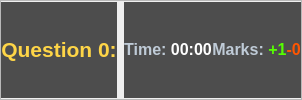
                 <widget class="QFrame" name="frame_12">
                  <property name="sizePolicy">
                   <sizepolicy hsizetype="Preferred" vsizetype="Preferred">
                    <horstretch>0</horstretch>
                    <verstretch>2</verstretch>
                   </sizepolicy>
                  </property>
                  <property name="frameShape">
                   <enum>QFrame::StyledPanel</enum>
                  </property>
                  <property name="frameShadow">
                   <enum>QFrame::Raised</enum>
                  </property>
                  <layout class="QHBoxLayout" name="horizontalLayout_7">
                   <property name="spacing">
                    <number>0</number>
                   </property>
                   <property name="leftMargin">
                    <number>0</number>
                   </property>
                   <property name="topMargin">
                    <number>1</number>
                   </property>
                   <property name="rightMargin">
                    <number>0</number>
                   </property>
                   <property name="bottomMargin">
                    <number>1</number>
                   </property>
                   <item>
                    <widget class="QLabel" name="label_9">
                     <property name="sizePolicy">
                      <sizepolicy hsizetype="Preferred" vsizetype="Expanding">
                       <horstretch>3</horstretch>
                       <verstretch>0</verstretch>
                      </sizepolicy>
                     </property>
                     <property name="styleSheet">
                      <string notr="true">background-color: rgb(77, 77, 77);</string>
                     </property>
                     <property name="text">
                      <string>&lt;html&gt;&lt;head/&gt;&lt;body&gt;&lt;p align=&quot;center&quot;&gt;&lt;span style=&quot; font-size:16pt; font-weight:700; color:#fed547;&quot;&gt;Question 0:&lt;/span&gt;&lt;/p&gt;&lt;/body&gt;&lt;/html&gt;</string>
                     </property>
                    </widget>
                   </item>
                   <item>
                    <widget class="QLabel" name="label_10">
                     <property name="sizePolicy">
                      <sizepolicy hsizetype="Preferred" vsizetype="Preferred">
                       <horstretch>6</horstretch>
                       <verstretch>0</verstretch>
                      </sizepolicy>
                     </property>
                     <property name="styleSheet">
                      <string notr="true"/>
                     </property>
                     <property name="text">
                      <string/>
                     </property>
                    </widget>
                   </item>
                   <item>
                    <widget class="QLabel" name="label_11">
                     <property name="sizePolicy">
                      <sizepolicy hsizetype="Preferred" vsizetype="Preferred">
                       <horstretch>2</horstretch>
                       <verstretch>0</verstretch>
                      </sizepolicy>
                     </property>
                     <property name="styleSheet">
                      <string notr="true">background-color: rgb(77, 77, 77);</string>
                     </property>
                     <property name="text">
                      <string>&lt;html&gt;&lt;head/&gt;&lt;body&gt;&lt;p align=&quot;center&quot;&gt;&lt;span style=&quot; font-size:12pt; font-weight:700; color:#bfcbd7;&quot;&gt;Time: &lt;/span&gt;&lt;span style=&quot; font-size:12pt; font-weight:700; color:#fefefe;&quot;&gt;00:00&lt;/span&gt;&lt;/p&gt;&lt;/body&gt;&lt;/html&gt;</string>
                     </property>
                    </widget>
                   </item>
                   <item>
                    <widget class="QLabel" name="label_12">
                     <property name="sizePolicy">
                      <sizepolicy hsizetype="Preferred" vsizetype="Preferred">
                       <horstretch>2</horstretch>
                       <verstretch>0</verstretch>
                      </sizepolicy>
                     </property>
                     <property name="styleSheet">
                      <string notr="true">background-color: rgb(77, 77, 77);</string>
                     </property>
                     <property name="text">
                      <string>&lt;html&gt;&lt;head/&gt;&lt;body&gt;&lt;p align=&quot;center&quot;&gt;&lt;span style=&quot; font-size:12pt; font-weight:700; color:#bfcbd7;&quot;&gt;Marks: &lt;/span&gt;&lt;span style=&quot; font-size:12pt; font-weight:700; color:#55ff00;&quot;&gt;+1&lt;/span&gt;&lt;span style=&quot; font-size:12pt; font-weight:700; color:#bfcbd7;&quot;/&gt;&lt;span style=&quot; font-size:12pt; font-weight:700; color:#ff5500;&quot;&gt;-0&lt;/span&gt;&lt;/p&gt;&lt;/body&gt;&lt;/html&gt;</string>
                     </property>
                    </widget>
                   </item>
                  </layout>
                 </widget>
